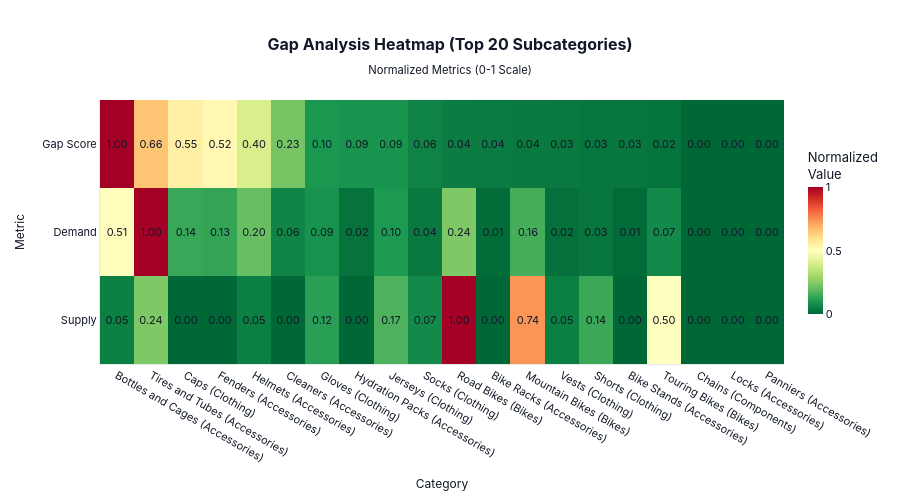

The notebook cell this image was saved under:
### Markdown cell above
### Chart 3: Normalized Metrics Heatmap (Top 20 Subcategories)

This heatmap provides a normalized view of supply, demand, and gap scores for the top 20 subcategories.

### Code cell
# Show top 20 for heatmap clarity
top_20_heatmap = gap_summary.head(20).copy()
top_20_heatmap['category_display'] = (
    top_20_heatmap['category'] + '\n(' + top_20_heatmap['parent_category'] + ')'
)
top_20_heatmap['category'] = top_20_heatmap['category_display']

chart_heatmap = create_gap_heatmap(top_20_heatmap)
chart_heatmap.update_layout(
    title=dict(text='<b>Gap Analysis Heatmap (Top 20 Subcategories)</b><br><sub>Normalized Metrics (0-1 Scale)</sub>'),
    height=500
)
chart_heatmap.show()

insight_heatmap = generate_heatmap_insight(gap_summary)
print("\nKey Insight:")
print(insight_heatmap)

### Figure 1 — Plotly figure (JSON) as saved in the notebook; plotly's stock layout.template omitted (floating-point values rounded to 4 significant figures)
{"data": [{"colorbar": {"len": 0.7, "thickness": 15, "title": {"text": "Normalized<br>Value"}, "x": 1.02}, "colorscale": [[0, "rgb(0,104,55)"], [0.1, "rgb(26,152,80)"], [0.2, "rgb(102,189,99)"], [0.3, "rgb(166,217,106)"], [0.4, "rgb(217,239,139)"], [0.5, "rgb(255,255,191)"], [0.6, "rgb(254,224,139)"], [0.7, "rgb(253,174,97)"], [0.8, "rgb(244,109,67)"], [0.9, "rgb(215,48,39)"], [1, "rgb(165,0,38)"]], "hovertemplate": "<b>%{y}</b><br>%{x}<br>Normalized: %{z:.3f}<extra></extra>", "text": [["0.05", "0.24", "0.00", "0.00", "0.05", "0.00", "0.12", "0.00", "0.17", "0.07", "1.00", "0.00", "0.74", "0.05", "0.14", "0.00", "0.50", "0.00", "0.00", "0.00"], ["0.51", "1.00", "0.14", "0.13", "0.20", "0.06", "0.09", "0.02", "0.10", "0.04", "0.24", "0.01", "0.16", "0.02", "0.03", "0.01", "0.07", "0.00", "0.00", "0.00"], ["1.00", "0.66", "0.55", "0.52", "0.40", "0.23", "0.10", "0.09", "0.09", "0.06", "0.04", "0.04", "0.04", "0.03", "0.03", "0.03", "0.02", "0.00", "0.00", "0.00"]], "textfont": {"color": "#111827", "size": 11}, "texttemplate": "%{text}", "type": "heatmap", "x": ["Bottles and Cages\n(Accessories)", "Tires and Tubes\n(Accessories)", "Caps\n(Clothing)", "Fenders\n(Accessories)", "Helmets\n(Accessories)", "Cleaners\n(Accessories)", "Gloves\n(Clothing)", "Hydration Packs\n(Accessories)", "Jerseys\n(Clothing)", "Socks\n(Clothing)", "Road Bikes\n(Bikes)", "Bike Racks\n(Accessories)", "Mountain Bikes\n(Bikes)", "Vests\n(Clothing)", "Shorts\n(Clothing)", "Bike Stands\n(Accessories)", "Touring Bikes\n(Bikes)", "Chains\n(Components)", "Locks\n(Accessories)", "Panniers\n(Accessories)"], "y": ["Supply", "Demand", "Gap Score"], "z": [[0.04762, 0.2381, 0, 0, 0.04762, 0, 0.119, 0, 0.1667, 0.07143, 1, 0, 0.7381, 0.04762, 0.1429, 0, 0.5, 0, 0, 0], [0.5074, 1, 0.1394, 0.133, 0.2027, 0.0573, 0.08881, 0.02334, 0.1046, 0.0357, 0.2384, 0.01014, 0.1581, 0.0175, 0.03171, 0.00786, 0.07134, 0, 0, 0], [1, 0.6569, 0.5496, 0.5243, 0.3994, 0.2259, 0.09993, 0.09202, 0.09149, 0.05622, 0.0426, 0.03999, 0.03764, 0.03443, 0.03115, 0.03098, 0.02433, 0, 0, 0]]}], "layout": {"font": {"color": "#111827", "family": "Inter, -apple-system, BlinkMacSystemFont, \"Segoe UI\", Roboto, sans-serif", "size": 11}, "height": 500, "margin": {"b": 60, "l": 100, "r": 100, "t": 100}, "paper_bgcolor": "#FFFFFF", "plot_bgcolor": "#FFFFFF", "title": {"font": {"color": "#111827", "family": "Inter, -apple-system, BlinkMacSystemFont, \"Segoe UI\", Roboto, sans-serif", "size": 16}, "text": "<b>Gap Analysis Heatmap (Top 20 Subcategories)</b><br><sub>Normalized Metrics (0-1 Scale)</sub>", "x": 0.5, "xanchor": "center"}, "xaxis": {"linecolor": "#E5E7EB", "linewidth": 1, "showgrid": false, "title": {"font": {"family": "Inter, -apple-system, BlinkMacSystemFont, \"Segoe UI\", Roboto, sans-serif", "size": 12}, "text": "Category"}}, "yaxis": {"linecolor": "#E5E7EB", "linewidth": 1, "showgrid": false, "title": {"font": {"family": "Inter, -apple-system, BlinkMacSystemFont, \"Segoe UI\", Roboto, sans-serif", "size": 12}, "text": "Metric"}}}}
